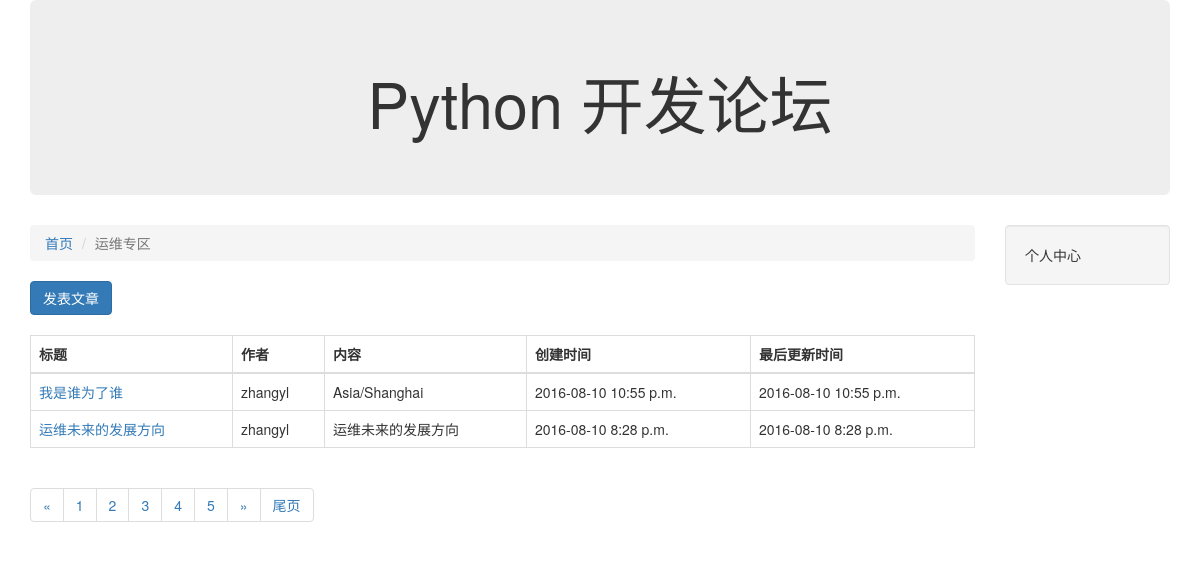
The page /article/list/4 on the database its author committed.
### block/models.py (models this page shows, shortened)
class Block(models.Model):
    name = models.CharField("板块名称",max_length=100)
    decs = models.CharField("板块描述",max_length=100)
    manager_name = models.CharField("板块管理员名称",max_length=100)
    status = models.IntegerField("状态",choices=((0,"正常"),(-1,"删除")),default=0)
    class Meta:
        verbose_name="板块"
        verbose_name_plural="板块"

### article/models.py (models this page shows, shortened)
class Article(models.Model):
    owner = models.ForeignKey(User, verbose_name="作者")
    block = models.ForeignKey(Block,verbose_name="板块ID")
    title = models.CharField("标题",max_length=100)
    content = models.CharField("内容",max_length=10000)
    status= models.IntegerField("状态",choices=((0,"正常"),(-1,"删除")),default=0)
    creat_timestamp= models.DateTimeField("创建时间",auto_now_add=True)
    last_update_timestamp = models.DateTimeField("最后更新时间", auto_now=True)
    class Meta:
        verbose_name="文章"
        verbose_name_plural="文章"

### article/views.py (the view)
# urls.py: url(r'^list/(?P<block_id>\d+)', article_list),
def article_list(request,block_id):
    block_id=int(block_id)
    block =Block.objects.get(id = block_id)
    articles_objs=Article.objects.filter(block=block,status=0).order_by("-id")
    return  render(request,"article_list.html",{"articles":articles_objs,"b":block})

### article/templates/article_list.html
{%extends "base.html"%}
{%block content%}
<div class="col-xs-12 col-md-10">
		<ol class="breadcrumb">
			<li><a href="/">首页</a></li>
			<li class="active">{{b.name}}</li>
		</ol>
	<div>
		<div>
			<a href="/article/create/{{b.id}}" class="btn btn-primary">发表文章</a>
			<br />
			<br />
		</div>
	</div>
	<div>
		<table class="table table-bordered">
			<thead>
				<tr>
					<th>标题</th>
					<th>作者</th>
					<th>内容</th>
					<th>创建时间</th>
					<th>最后更新时间</th>
				</tr>
			</thead>
			<tbody>
				{%for article in articles%}
				<tr>
					<td><a href="/article/detail/{{article.id}}">{{article.title}}</a></td>
					<td>
						zhangyl
					</td>
					<td>{{article.content}}</td>
					<td>{{article.creat_timestamp|date:"Y-m-d P"}}</td>
					<td>{{article.last_update_timestamp|date:"Y-m-d P"}}</td>
				</tr>
				{%endfor%}
			</tbody>
		</table>
	</div>
<div>
		<nav>
		  <ul class="pagination">
		    <li>
		      <a href="#" aria-label="Previous">
		        <span aria-hidden="true">&laquo;</span>
		      </a>
		    </li>
		    <li><a href="#">1</a></li>
		    <li><a href="#">2</a></li>
		    <li><a href="#">3</a></li>
		    <li><a href="#">4</a></li>
		    <li><a href="#">5</a></li>
		    <li>
		      <a href="#" aria-label="Next">
		        <span aria-hidden="true">&raquo;</span>
		      </a>
		    </li>
		    <li>
		      <a href="#" aria-label="Next">
		        <span aria-hidden="true">
		        	尾页
		        </span>
		      </a>
		    </li>
		  </ul>
		</nav>
	</div>
</div>
<div class="col-xs-12 col-md-2">
	<div class="well">个人中心</div>
</div>
{%endblock%}

### rows shown on the page
Block: name "运维专区"
Article: title "我是谁为了谁", content "Asia/Shanghai", creat_timestamp "2016-08-10 10:55 p.m.", last_update_timestamp "2016-08-10 10:55 p.m."
Article: title "运维未来的发展方向", content "运维未来的发展方向", creat_timestamp "2016-08-10 8:28 p.m.", last_update_timestamp "2016-08-10 8:28 p.m."
